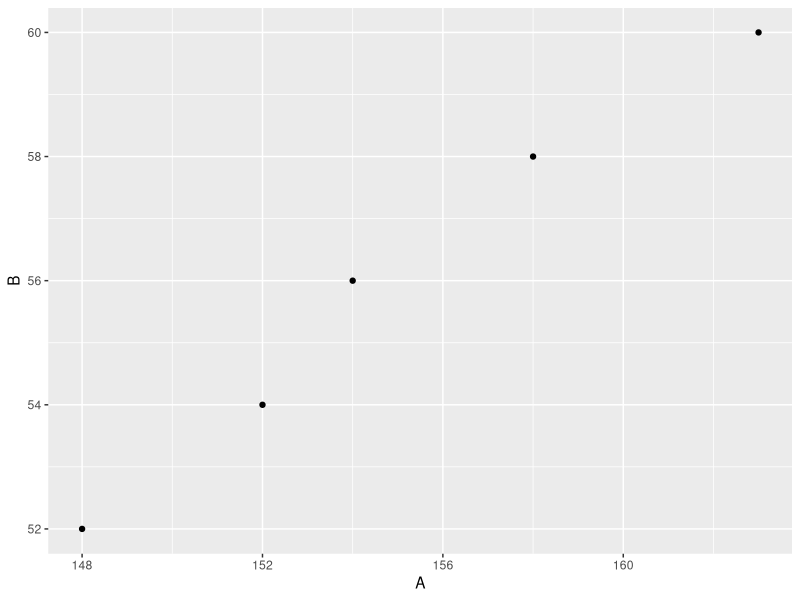

Recreate this plot in R.
#2-2-2 (1)
library(readr)
library(ggplot2)
a01 <- read_csv("A02L02.csv")
ggplot(a01, aes(x=A, y=B) ) + 
	geom_point()
#ggplot(a01, aes(x=A, y=B) ) + 
#  geom_point()+theme_bw()
